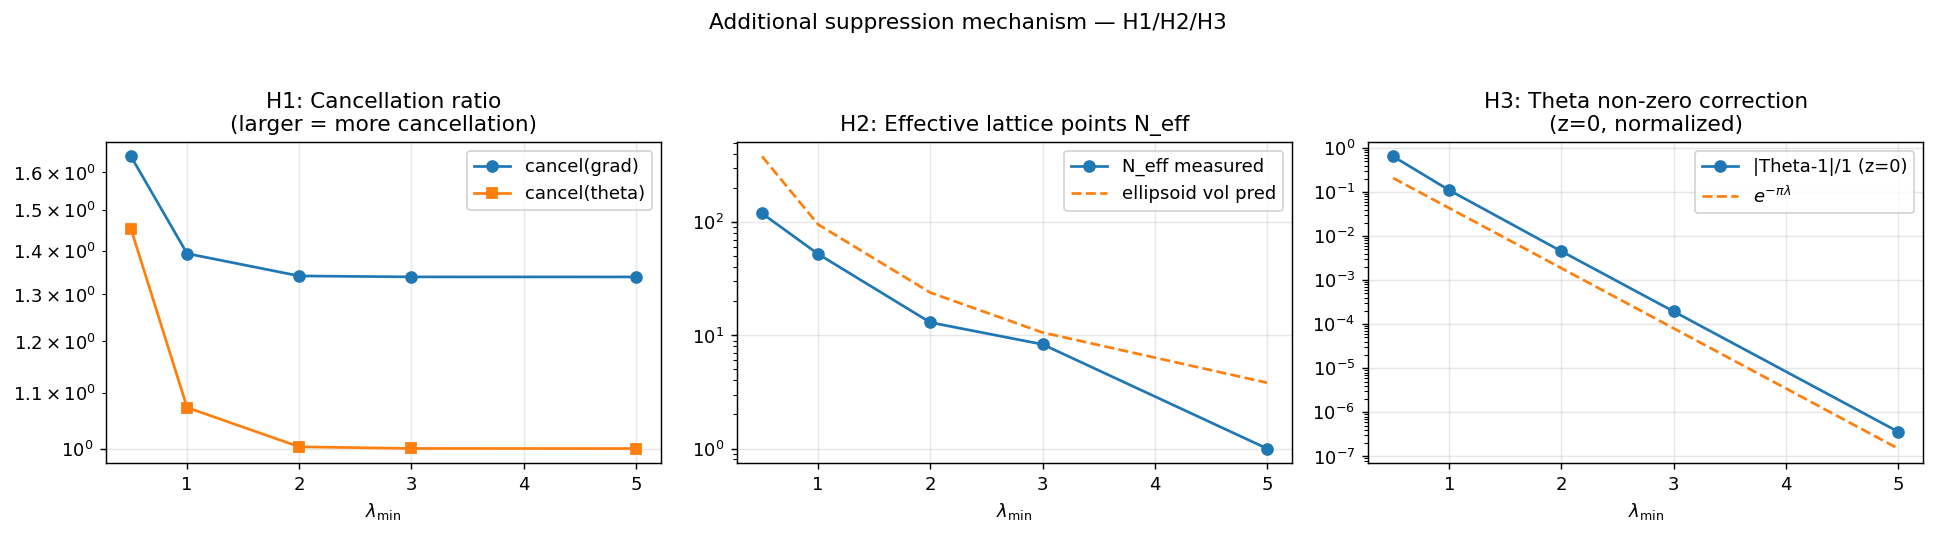

Write Python code to recreate this figure.
"""
追加抑制の正体特定
目的: |mu_A|/|Theta_A| が exp(-pi*lmin) より速く減衰する理由を特定する

仮説:
  H1: mu_A の各成分が個別にキャンセル（符号が逆方向）
  H2: 格子和の稀薄性 (有効格子点数N_eff ∝ Vol(ellipsoid)) が効いている
  H3: Theta関数自体が exp(-pi*lmin) * (補正因子) のスケールを持つ

実行: python cancellation_detail.py
"""

import numpy as np
from itertools import product
import matplotlib.pyplot as plt
import matplotlib.gridspec as gridspec

# ---- 基本関数（前回と同じ）----

def make_omega(g, lmin, offnorm=0.3, seed=42):
    rng = np.random.default_rng(seed)
    gb = g // 2
    def make_block(n):
        A = rng.standard_normal((n, n))
        Q, _ = np.linalg.qr(A)
        eigs = lmin + rng.exponential(0.5, n)
        return Q @ np.diag(eigs) @ Q.T
    B1 = make_block(gb)
    B2 = make_block(gb)
    C = rng.standard_normal((gb, gb)) * offnorm * 0.3
    C = (C + C.T) / 2
    ImOm = np.block([[B1, C], [C.T, B2]])
    ReOm = rng.standard_normal((g, g)) * 0.1
    ReOm = (ReOm + ReOm.T) / 2
    eigs = np.linalg.eigvalsh(ImOm)
    if eigs.min() < 0.01:
        ImOm += (0.01 - eigs.min()) * np.eye(g)
    return ReOm + 1j * ImOm


def theta_block_verbose(Om, z, N_cut=1):
    """格子点ごとの寄与を返す（キャンセル確認用）"""
    g = Om.shape[0]
    ns = range(-N_cut, N_cut + 1)
    terms = {}
    for n in product(ns, repeat=g):
        n_arr = np.array(n, dtype=float)
        phase = np.pi * 1j * (n_arr @ Om @ n_arr + 2 * n_arr @ z)
        terms[n] = np.exp(phase)
    total = sum(terms.values())
    return total, terms


def theta_block(Om, z, N_cut=1):
    g = Om.shape[0]
    ns = range(-N_cut, N_cut + 1)
    result = 0.0 + 0j
    for n in product(ns, repeat=g):
        n_arr = np.array(n, dtype=float)
        phase = np.pi * 1j * (n_arr @ Om @ n_arr + 2 * n_arr @ z)
        result += np.exp(phase)
    return result


def grad_theta_verbose(Om, z, N_cut=1):
    """勾配の各成分を格子点ごとに計算"""
    g = Om.shape[0]
    ns = range(-N_cut, N_cut + 1)
    grad_terms = {j: {} for j in range(g)}
    for n in product(ns, repeat=g):
        n_arr = np.array(n, dtype=float)
        phase = np.pi * 1j * (n_arr @ Om @ n_arr + 2 * n_arr @ z)
        base = np.exp(phase)
        for j in range(g):
            # d/dz_j: coefficient = 2*pi*i * n_j
            grad_terms[j][n] = 2 * np.pi * 1j * n_arr[j] * base
    grad = np.array([sum(grad_terms[j].values()) for j in range(g)])
    return grad, grad_terms


# ============================================================
# 解析A: H1の検証 - mu_A成分のキャンセル
# ============================================================

def analyze_cancellation_in_mu(lmin_vals, g=4, N_cut=2, n_seeds=3):
    """
    mu_A = grad(Theta_A) / (2*pi*i) の各成分が
    格子点ごとにキャンセルしているかを確認

    キャンセル率 = sum|terms| / |sum(terms)|  (大きいほどキャンセルが強い)
    """
    print("\n[H1検証] mu_Aの各成分でのキャンセル率")
    print(f"{'lmin':>6} {'cancel_grad':>14} {'cancel_theta':>14} {'ratio':>10}")
    print("-" * 50)

    results = []
    for lmin in lmin_vals:
        cancel_grads = []
        cancel_thetas = []
        for seed in range(n_seeds):
            Omega = make_omega(g, lmin, offnorm=0.3, seed=seed)
            gb = g // 2
            Om1 = Omega[:gb, :gb]
            rng = np.random.default_rng(seed + 100)
            z1 = rng.standard_normal(gb) * 0.3

            theta_val, theta_terms = theta_block_verbose(Om1, z1, N_cut)
            grad_val, grad_terms = grad_theta_verbose(Om1, z1, N_cut)

            # theta のキャンセル率
            sum_abs_theta = sum(abs(v) for v in theta_terms.values())
            cancel_theta = sum_abs_theta / (abs(theta_val) + 1e-30)
            cancel_thetas.append(cancel_theta)

            # 勾配の各成分のキャンセル率（平均）
            cancel_grad_j = []
            for j in range(gb):
                sum_abs_g = sum(abs(v) for v in grad_terms[j].values())
                cancel_g = sum_abs_g / (abs(grad_val[j]) + 1e-30)
                cancel_grad_j.append(cancel_g)
            cancel_grads.append(np.mean(cancel_grad_j))

        mean_cg = np.mean(cancel_grads)
        mean_ct = np.mean(cancel_thetas)
        line = f"{lmin:6.1f} {mean_cg:14.3e} {mean_ct:14.3e} {mean_cg/mean_ct:10.3f}"
        print(line)
        results.append({'lmin': lmin, 'cancel_grad': mean_cg,
                        'cancel_theta': mean_ct, 'ratio': mean_cg/mean_ct})
    return results


# ============================================================
# 解析B: H2の検証 - 有効格子点数 N_eff のスケーリング
# ============================================================

def analyze_neff_scaling(lmin_vals, g=8, N_cut=2, n_seeds=3, threshold=1e-6):
    """
    有効格子点数 N_eff = #{n : |term(n)| > threshold * |theta|}
    が lmin にどう依存するかを確認
    """
    print("\n[H2検証] 有効格子点数 N_eff の λ_min 依存性")
    print(f"{'lmin':>6} {'N_total':>10} {'N_eff':>10} {'N_eff/N_total':>14} {'vol_pred':>12}")
    print("-" * 58)

    results = []
    for lmin in lmin_vals:
        n_effs = []
        n_totals = []
        for seed in range(n_seeds):
            Omega = make_omega(g, lmin, offnorm=0.1, seed=seed)
            gb = g // 2
            Om1 = Omega[:gb, :gb]
            rng = np.random.default_rng(seed + 200)
            z1 = rng.standard_normal(gb) * 0.3

            theta_val, theta_terms = theta_block_verbose(Om1, z1, N_cut)
            abs_theta = abs(theta_val)
            n_total = len(theta_terms)
            n_eff = sum(1 for v in theta_terms.values() if abs(v) > threshold * abs_theta)
            n_effs.append(n_eff)
            n_totals.append(n_total)

        mean_neff = np.mean(n_effs)
        mean_ntot = np.mean(n_totals)
        # 楕円体体積の理論予測: (pi/lmin)^(gb/2) / Gamma(gb/2+1) * (ln(1/eps)/pi)^(gb/2)
        gb = g // 2
        from math import gamma
        eps = threshold
        vol_pred = (np.pi / lmin)**(gb/2) / gamma(gb/2 + 1) * (np.log(1/eps)/np.pi)**(gb/2)
        line = f"{lmin:6.1f} {mean_ntot:10.0f} {mean_neff:10.2f} {mean_neff/mean_ntot:14.4f} {vol_pred:12.2f}"
        print(line)
        results.append({'lmin': lmin, 'N_eff': mean_neff, 'N_total': mean_ntot,
                        'vol_pred': vol_pred})
    return results


# ============================================================
# 解析C: H3の検証 - Theta自体のスケーリングの精密測定
# ============================================================

def analyze_theta_scaling(lmin_vals, g=8, N_cut=2, n_seeds=5):
    """
    |Theta_A| 自体が exp(-pi*lmin) でスケールするかを確認
    理論: dominant term は n=0 の寄与 = 1（z=0の場合）
          次の項は exp(-pi*lmin) オーダー
    Theta = 1 + 2*sum_{n!=0} exp(-pi*n^T Im(Om) n) * ...
    """
    print("\n[H3検証] |Theta_A| と dominant term のスケーリング")
    print(f"{'lmin':>6} {'|Theta|':>12} {'|Theta-1|':>12} "
          f"{'exp(-pi*l)':>12} {'ratio':>10}")
    print("-" * 58)

    results = []
    for lmin in lmin_vals:
        thetas = []
        theta_m1s = []  # |Theta - n=0 term|
        for seed in range(n_seeds):
            Omega = make_omega(g, lmin, offnorm=0.1, seed=seed)
            gb = g // 2
            Om1 = Omega[:gb, :gb]
            # z=0 で評価してn=0項を1に規格化
            z1 = np.zeros(gb)
            theta_val, theta_terms = theta_block_verbose(Om1, z1, N_cut)
            n0_term = theta_terms[tuple([0]*gb)]
            non_n0 = abs(theta_val - n0_term) / abs(n0_term)
            thetas.append(abs(theta_val))
            theta_m1s.append(non_n0)

        mean_t = np.mean(thetas)
        mean_tm1 = np.mean(theta_m1s)
        exp_pred = np.exp(-np.pi * lmin)
        line = (f"{lmin:6.1f} {mean_t:12.4f} {mean_tm1:12.3e} "
                f"{exp_pred:12.3e} {mean_tm1/exp_pred:10.3f}")
        print(line)
        results.append({'lmin': lmin, '|Theta|': mean_t,
                        '|Theta-n0|/|n0|': mean_tm1, 'exp(-pi*l)': exp_pred})
    return results


# ============================================================
# 解析D: mu_A の各成分 vs n=0 付近の格子点への寄与
# ============================================================

def analyze_mu_dominant_terms(lmin=3.0, g=4, N_cut=2, seed=0):
    """
    mu_A = grad(Theta) / (2pi*i) の中で、
    どの格子点が主要寄与しているかを可視化
    """
    print(f"\n[mu_A詳細] lmin={lmin}, g={g}, N_cut={N_cut}")

    Omega = make_omega(g, lmin, offnorm=0.1, seed=seed)
    gb = g // 2
    Om1 = Omega[:gb, :gb]
    z1 = np.zeros(gb)  # z=0で解析的にクリーン

    theta_val, theta_terms = theta_block_verbose(Om1, z1, N_cut)
    grad_val, grad_terms = grad_theta_verbose(Om1, z1, N_cut)

    print(f"  |Theta| = {abs(theta_val):.6e}")
    print(f"  n=0 term = {theta_terms[tuple([0]*gb)]:.6e}")
    print()

    # j=0 成分の主要格子点
    j = 0
    print(f"  grad[j={j}] の上位格子点（絶対値順）:")
    sorted_terms = sorted(grad_terms[j].items(),
                          key=lambda x: abs(x[1]), reverse=True)
    running_sum = 0j
    for n, val in sorted_terms[:10]:
        running_sum += val
        print(f"    n={n}: |contrib|={abs(val):.3e}, "
              f"running_sum={abs(running_sum):.3e}, "
              f"n_j={n[j]}")

    # n=0 は n_j=0 なので勾配への寄与はゼロ
    print(f"\n  Note: n=0 term contributes 0 to gradient (n_j=0)")
    print(f"  → grad は n≠0 の格子点のみから来る")
    print(f"  → これらは全て exp(-pi*lmin) 以下のスケール")

    mu_A = grad_val / (2 * np.pi * 1j)
    print(f"\n  |mu_A| = {np.linalg.norm(mu_A):.6e}")
    print(f"  |Theta| = {abs(theta_val):.6e}")
    print(f"  |mu_A|/|Theta| = {np.linalg.norm(mu_A)/abs(theta_val):.6e}")
    print(f"  exp(-pi*lmin) = {np.exp(-np.pi*lmin):.6e}")
    print(f"  |mu_A|/|Theta| / exp(-pi*lmin) = "
          f"{np.linalg.norm(mu_A)/abs(theta_val)/np.exp(-np.pi*lmin):.6e}")
    print()
    print("  【理論的説明】")
    print("  Theta = n0_term + (n≠0 terms)")
    print("  grad  = 0       + (n≠0 terms) × 2pi*i*n_j")
    print("  → |grad| ≤ N_eff × max_n|n_j| × exp(-pi*lmin)")
    print("  → |mu_A| = |grad|/(2pi) ≤ N_eff × max_n|n_j| × exp(-pi*lmin) / (2pi)")
    print("  → |mu_A|/|Theta| ≤ N_eff × max_n|n_j| × exp(-pi*lmin) / (2pi * |Theta|)")


# ============================================================
# メイン
# ============================================================

def main():
    print("=" * 60)
    print("Anomalous Cancellation — 追加抑制の正体特定")
    print("=" * 60)

    lmin_vals = [0.5, 1.0, 2.0, 3.0, 5.0]

    # H1: キャンセル
    res_h1 = analyze_cancellation_in_mu(lmin_vals, g=4, N_cut=2)

    # H2: 有効格子点数
    res_h2 = analyze_neff_scaling(lmin_vals, g=8, N_cut=2)

    # H3: Theta自体のスケーリング
    res_h3 = analyze_theta_scaling(lmin_vals, g=8, N_cut=2)

    # 詳細分析
    analyze_mu_dominant_terms(lmin=3.0, g=4, N_cut=2, seed=0)

    # ---- プロット ----
    fig, axes = plt.subplots(1, 3, figsize=(15, 4))

    # H1
    ax = axes[0]
    lms = [r['lmin'] for r in res_h1]
    ax.plot(lms, [r['cancel_grad'] for r in res_h1], 'o-', label='cancel(grad)')
    ax.plot(lms, [r['cancel_theta'] for r in res_h1], 's-', label='cancel(theta)')
    ax.set_yscale('log')
    ax.set_xlabel(r'$\lambda_\min$')
    ax.set_title('H1: Cancellation ratio\n(larger = more cancellation)')
    ax.legend(); ax.grid(True, alpha=0.3)

    # H2
    ax = axes[1]
    lms2 = [r['lmin'] for r in res_h2]
    ax.plot(lms2, [r['N_eff'] for r in res_h2], 'o-', label='N_eff measured')
    ax.plot(lms2, [r['vol_pred'] for r in res_h2], '--', label='ellipsoid vol pred')
    ax.set_yscale('log')
    ax.set_xlabel(r'$\lambda_\min$')
    ax.set_title('H2: Effective lattice points N_eff')
    ax.legend(); ax.grid(True, alpha=0.3)

    # H3
    ax = axes[2]
    lms3 = [r['lmin'] for r in res_h3]
    ax.plot(lms3, [r['|Theta-n0|/|n0|'] for r in res_h3], 'o-', label='|Theta-1|/1 (z=0)')
    ax.plot(lms3, [r['exp(-pi*l)'] for r in res_h3], '--', label=r'$e^{-\pi\lambda}$')
    ax.set_yscale('log')
    ax.set_xlabel(r'$\lambda_\min$')
    ax.set_title('H3: Theta non-zero correction\n(z=0, normalized)')
    ax.legend(); ax.grid(True, alpha=0.3)

    plt.suptitle('Additional suppression mechanism — H1/H2/H3', y=1.02)
    plt.tight_layout()
    plt.savefig("cancellation_detail.png", dpi=130, bbox_inches='tight')
    print("\nプロット: cancellation_detail.png")
    print("完了")


if __name__ == "__main__":
    main()
